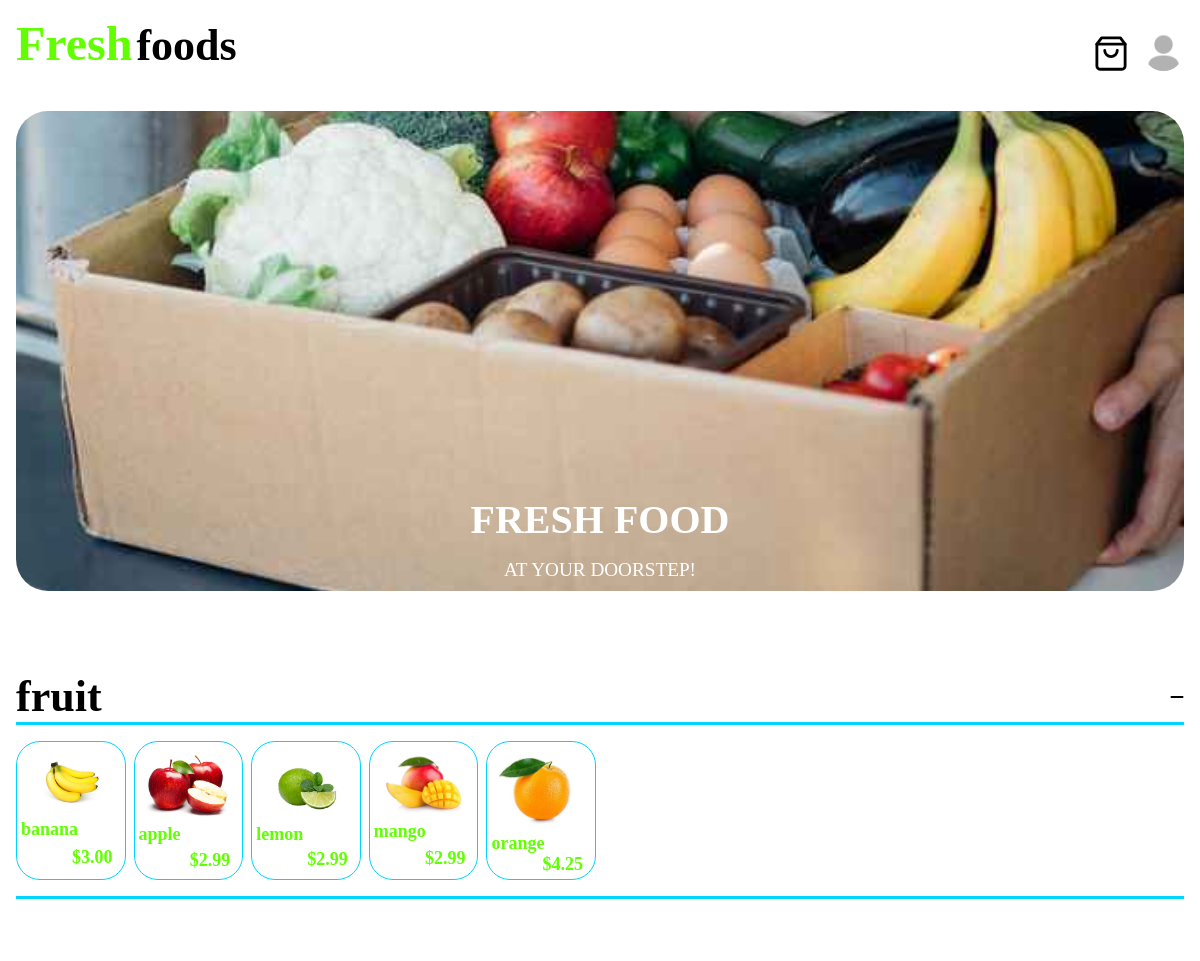
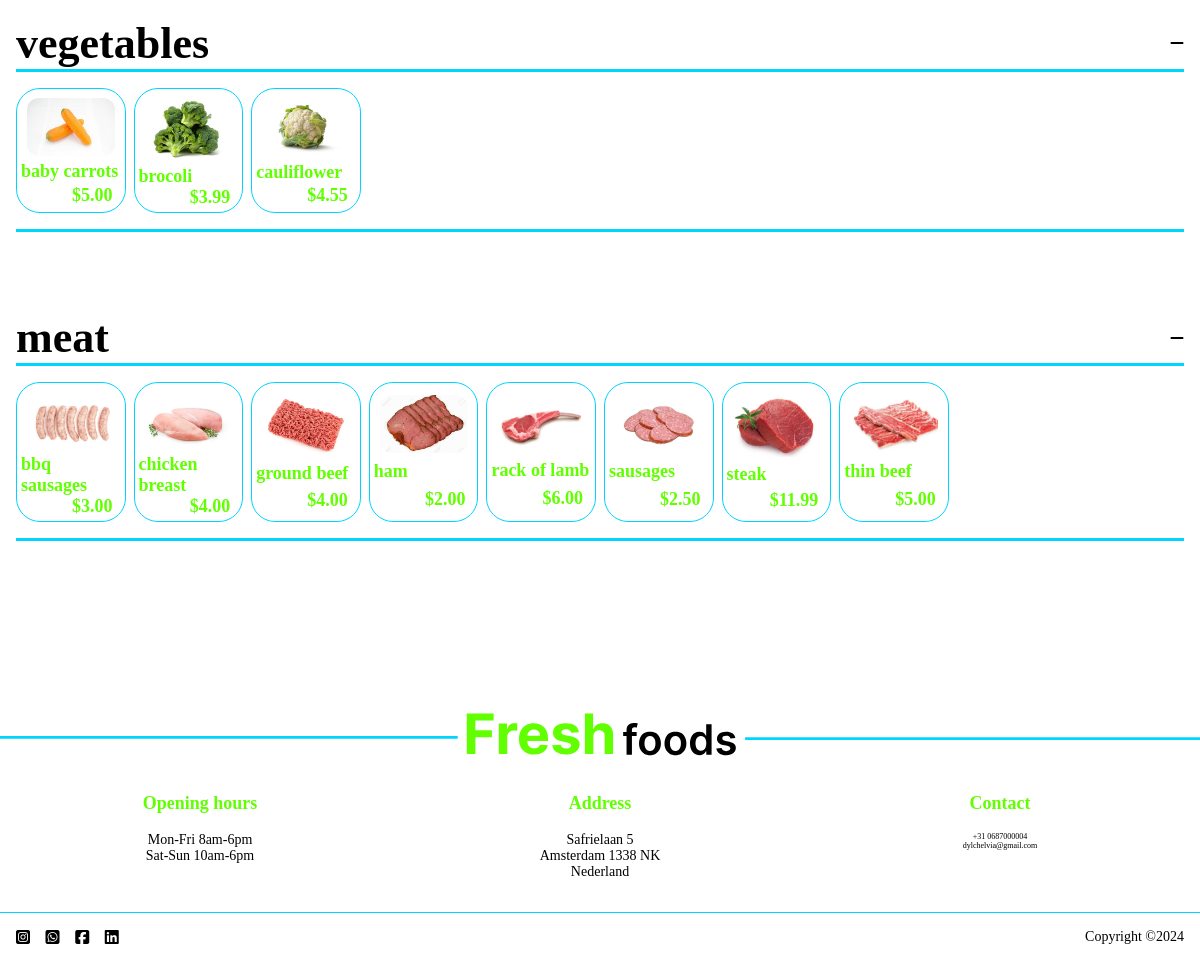
Screenshot of / (signed in) with the database file from the repository (2 pictures, top to bottom).
### freshfoods/models.py (models this page shows, shortened)
class profileUser(models.Model):
   user = models.OneToOneField(User, on_delete=models.CASCADE)
   img = CompressedImageField(null=True, upload_to='profiles', default='default_profile.jpg', quality=10)
   birthday = models.DateField(null=True, blank=True)
   adress = models.ForeignKey(adress, null=True, blank=True, on_delete=models.SET_NULL)
   payment_info = models.OneToOneField(payment_info, null=True, blank=True, on_delete=models.SET_NULL)

class tag(models.Model):
    tags = models.CharField(max_length=50, null=True)

class product(models.Model):
    name = models.CharField(max_length=50, null=True)
    discription = models.TextField(blank=True)
    price = models.DecimalField(decimal_places=2, max_digits=18, null=True)
    discount = models.IntegerField(null=True, default=0)
    tags = models.ForeignKey(tag, null=True, on_delete=models.SET_NULL)
    img = CompressedImageField(upload_to='products', default="default_product.jpg", null=True, quality=50)
    lastupdate = models.DateTimeField(auto_now_add=True, blank=True, null=True)

### freshfoods/views.py (the view)
# urls.py: 2. Add a URL to urlpatterns:  path('', views.home, name='home')
@login_required(login_url='/login')
def home(request):
    Tags = tag.objects.all()
    products = product.objects.all()
    user_info = profileUser.objects.get(user=request.user)
    try:
        cart = shoppingcart.objects.get(user=request.user)
        totalitem = cart.total_item()
    except ObjectDoesNotExist:
        items = {}
        totalitem = 0
    content = {'products': products,
               'tags': Tags,
               'total': totalitem,
               'profileuser': user_info,
               'link': "/media/",}
    return render(request, 'freshfoods/index.html', content)

### freshfoods/templates/freshfoods/index.html (shortened to what this page needs)
{% load static %}
{% load compress %}
<!DOCTYPE html>
<html lang="nl">
<head>
    {% compress css%}
        <link rel="stylesheet" href="{% static '/css/algemeen.css' %}">
        <link rel="stylesheet" href="{% static '/css/home.css' %}">
    {% endcompress%}
</head>
<body>
    <header class="heading">
        <div class="logo-cont">
            <h1 class="logo-text logo-main">Fresh</h1>
            <h2 class="logo-text">foods</h2>
        </div>
        <a href="/shopping_cart" class="shop-nav-cont">
        </a>
        <a href="/profile" class="profile-cont">
            <img class="my-profile" src="{{ link }}{{ profileuser.img }}" alt="profile picture">
        </a>
    </header>
    <div class='hero-cont'>
        <h1 class="hero-main-heading">fresh food</h1>
        <h3 class='hero-second-heading'>at your doorstep!</h3>
    </div>
    <section class="shopping-cont" id="shopping-cont">
        {% for tag in tags %}
            <div class="shopping-sect">
                <div id='shopping-heading' class="shopping-heading">
                    <h2 class="shopping-heading-text">{{ tag.tags }}</h2>
                    <i class="fa-solid fa-minus shopping-heading-icons"></i>
                </div>
                <div class="shopping-item-cont" id="shopping-item-cont">
                    {% for product in products %}
                        {% if tag.tags == product.tags.tags  %}
                            <a id="product-{{ product.id }}" class="item-cont">
                            <img class="item-img" src="{{ link }}{{ product.img }}" alt="img of {{ product.name }}">
                                <h6 class="item-heading">{{ product.name }}</h6>
                                <div class="item-price">
                                    <h6 class="item-price-new">${{ product.price }}</h6>
                                </div>
                            </a>
                        {% endif %}
                    {% endfor %}
                </div>
            </div>
        {% endfor %}
    </section>
    <footer>
        <div class="footer-info">
            <div class="footer-info-item">
                <h6 class="footer-info-heading">Opening hours</h6>
                <P>
                    Mon-Fri 8am-6pm <br>
                    Sat-Sun 10am-6pm
                </P>
            </div>
            <div class="footer-info-item">
                <h6 class="footer-info-heading">Address</h6>
                <p>
                    Safrielaan 5 <br>
                    Amsterdam 1338 NK <br>
                    Nederland
                </p>
            </div>
            <div class="footer-info-item">
                <h6 class="footer-info-heading">Contact</h6>
                <a class="footer-info-contact" href="tel:+31 068700004">+31 0687000004</a>
                <a class="footer-info-contact" href="mailto:dylchelvia@gmailcom">dylchelvia@gmail.com</a>
            </div>
        </div>
        <div class="footer-socials-copy">
            <i class="fa-brands fa-square-instagram socials"></i>
            <i class="fa-brands fa-square-whatsapp socials"></i>
            <i class="fa-brands fa-square-facebook socials"></i>
            <i class="fa-brands fa-linkedin socials"></i>
            <p>Copyright &copy;2024</p>
        </div>
    </footer>
</body>
</html>

### freshfoods/static/css/algemeen.css (style rules this page uses)
* { box-sizing: border-box; text-decoration: none; color: var(--text-color); padding: 0; margin: 0; }
:root { --main-color: #ffffff; --secondary-color: #61FF00; --text-color: #000000; --highlight-color: #00D5FF; }
h1 { font-size: calc(2.25rem + 1vw); }
h2 { font-size: calc(2rem + 1vw); }
h3 { font-size: calc(1.75rem + 1vw); }
h6 { font-size: calc(.75rem + .5vw); }
p { font-size: calc(.50rem + .5vw); }
body { max-width: 100vw; max-width: 100svw; }
.heading { display: flex; align-items: end; margin: 1em; gap: 1em; }
.logo-cont { display: inline-block; }
.logo-text { display: inline-block; }
.logo-main { color: var(--secondary-color); }
.shop-nav-cont { font-size: 1.25rem; display: inline-block; }
.shopping-cart { display: block; width: 2rem; }
.profile-cont { width: 2.55em; height: 2.55em; }
.my-profile { width: 2.55em; height: 2.55em; border-radius: 50%; }
.footer-info { display: grid; grid-template-columns: repeat(3, 1fr); text-align: center; border-bottom: var(--highlight-color) solid .08rem; }
.footer-info-item { margin: 2em 0; }
.footer-info-heading { margin-bottom: 1em; color: var(--secondary-color); }
.footer-info-contact { font-size: .50em; display: block; }
.footer-socials-copy { display: flex; gap: .85em; margin: 1em; align-items: end; }
.socials { width: 1em; }

### freshfoods/static/css/home.css (style rules this page uses)
.hero-cont { height: clamp(30vh, 40vw, 40vw); background-image: url('/static/freshfoods_hero.jpg'); background-position: center; background-repeat: no-repeat; background-size: cover; margin: 2.5em 1em 5em; padding: 0 ; display: flex; flex-direction: column; justify-content: end; align-items: center; text-transform: uppercase; gap: 1em; border-radius: 2em; }
.hero-main-heading { color: var(--main-color); font-size: 2.5rem; }
.hero-second-heading { color: var(--main-color); font-size: 1.2rem; font-weight: 400; margin-bottom: .5em; }
.shopping-cont { margin: 0 1em; }
.shopping-sect { margin: 5em 0; border-bottom: var(--highlight-color) solid .20em; }
.shopping-sect:first-child { margin: 0 0 5em; }
.shopping-sect:last-child { margin: 5em 0 10em; }
.shopping-heading { display: flex; align-items: center; gap: 1em; border-bottom: var(--highlight-color) solid .20em; }
.shopping-item-cont { width: 100%; display: grid; grid-template-columns: repeat(auto-fill, minmax(6.5rem, 1fr)); margin: 1em auto; gap: .75em .50em; }
.item-cont { display: grid; border: var(--highlight-color) solid .05em; border-radius: 1.5em; padding: .25em; position: relative; }
.item-img { object-fit: contain; padding: .25em; width: 6rem; border-radius: 1em; justify-self: center; align-self: center; }
.item-heading { color: var(--secondary-color); }
.item-price { margin: 0 .5em; justify-self: end; }
.item-price-new { color: var(--secondary-color); }

### rows the page displays
profileUser: img (placeholder picture)
tag: tags "fruit"
product: img (picture), name "banana", price "3.00"
product: img (picture), name "apple", price "2.99"
product: img (picture), name "lemon", price "2.99"
product: img (picture), name "mango", price "2.99"
product: img (picture), name "orange", price "4.25"
tag: tags "vegetables"
product: img (picture), name "baby carrots", price "5.00"
product: img (picture), name "brocoli", price "3.99"
product: img (picture), name "cauliflower", price "4.55"
tag: tags "meat"
product: img (picture), name "bbq sausages", price "3.00"
product: img (picture), name "chicken breast", price "4.00"
product: img (picture), name "ground beef", price "4.00"
product: img (picture), name "ham", price "2.00"
product: img (picture), name "rack of lamb", price "6.00"
product: img (picture), name "sausages", price "2.50"
product: img (picture), name "steak", price "11.99"
product: img (picture), name "thin beef", price "5.00"
